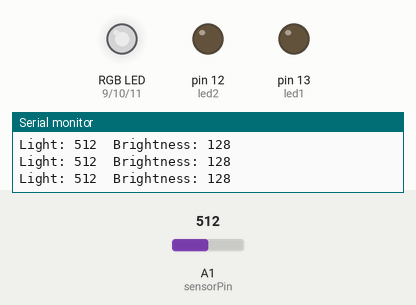
Simulated run of this sketch. Board: Arduino Uno, built with avr-gcc and run on an emulated ATmega328P. Parts: an RGB LED mixed from three pins (HIGH = lit), output pins drawn as LEDs (lit = HIGH), the last lines printed to the serial monitor. Dashed ring = blinking. Inputs (shaded band) come from the test bench; at power-on: A1 (sensorPin) = 512. Dim RGB values are drawn brighter than linear.

Above: at 1.2 s.
1.3 s: A1 (sensorPin) set to 414
At 1.9 s:
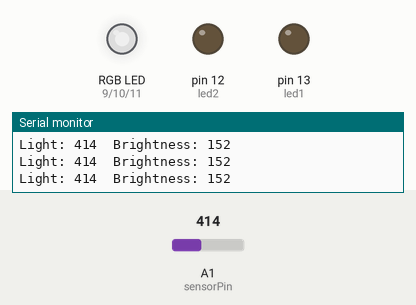
2.8 s: A1 (sensorPin) set to 383
At 2.97 s:
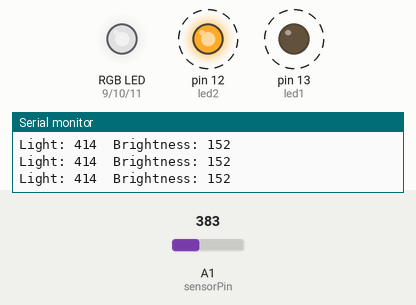
5.8 s: A1 (sensorPin) set to 122
At 5.98 s:
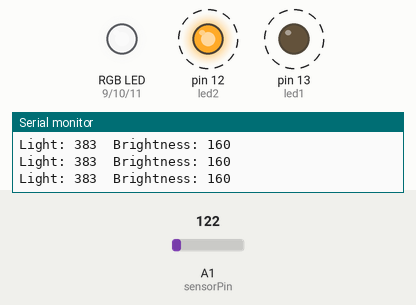
8.8 s: A1 (sensorPin) set to 900
At 10.0 s:
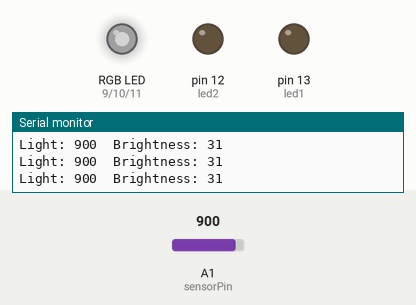
10.3 s: A1 (sensorPin) set to 1023
At 11.5 s:
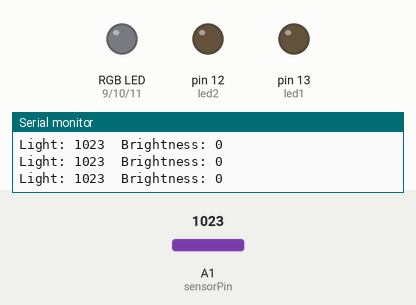
11.8 s: A1 (sensorPin) set to 511
At 13.0 s:
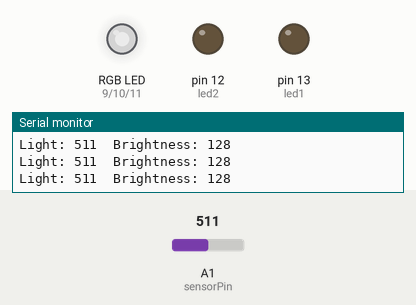
Timing chart, 0 to 14.8 s (numbered marks = the images above; inputs shaded):
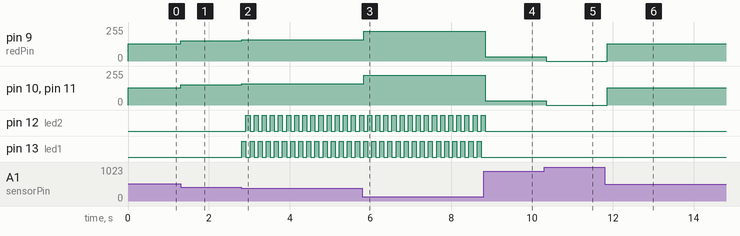

The sketch:

light-sensor.ino
```cpp
// 光敏電阻自動夜燈 - 多功能擴展板
// Light = A1, RGB LED = D9(R)/D10(G)/D11(B), LED1 = D13, LED2 = D12
//
// 效果：
//   環境亮 → 全部燈暗
//   環境暗 → RGB 亮起，越暗越亮
//   很暗時 → 警車燈也啟動當警報

int sensorPin = A1;
int redPin = 9;
int greenPin = 10;
int bluePin = 11;
int led1 = 13;
int led2 = 12;

int darkThreshold = 400;  // 低於這個值算很暗，啟動警報

void setup() {
  pinMode(redPin, OUTPUT);
  pinMode(greenPin, OUTPUT);
  pinMode(bluePin, OUTPUT);
  pinMode(led1, OUTPUT);
  pinMode(led2, OUTPUT);
  Serial.begin(9600);
}

void loop() {
  int lightValue = analogRead(sensorPin);

  // 光線值映射到亮度（越暗 → 越亮）
  int brightness = map(lightValue, 0, 1023, 255, 0);
  brightness = constrain(brightness, 0, 255);

  // RGB LED 隨暗度亮起（白光）
  analogWrite(redPin, brightness);
  analogWrite(greenPin, brightness);
  analogWrite(bluePin, brightness);

  // 很暗時啟動警車燈警報
  if (lightValue < darkThreshold) {
    digitalWrite(led1, HIGH);
    digitalWrite(led2, LOW);
    delay(100);
    digitalWrite(led1, LOW);
    digitalWrite(led2, HIGH);
    delay(100);
  } else {
    digitalWrite(led1, LOW);
    digitalWrite(led2, LOW);
    delay(100);
  }

  Serial.print("Light: ");
  Serial.print(lightValue);
  Serial.print("  Brightness: ");
  Serial.println(brightness);
}
```

Measured:
- the behaviour switches between 400 and 399 on A1 (sensorPin) (found by bisection; images 1 and 2)
- after the input at 1.3 s, pin 9 (redPin), pin 10 (greenPin), pin 11 (bluePin): 128/255 → 152/255 at once
- after the input at 2.8 s, pin 9 (redPin), pin 10 (greenPin), pin 11 (bluePin): 152/255 → 160/255 at once; pin 12 (led2): alternates HIGH for 0.10 s and LOW for 0.10 s, starting after 0.12 s; pin 13 (led1): alternates HIGH for 0.10 s and LOW for 0.10 s, starting at once
- after the input at 5.8 s, pin 9 (redPin), pin 10 (greenPin), pin 11 (bluePin): 160/255 → 225/255 at once
- after the input at 8.8 s, pin 9 (redPin), pin 10 (greenPin), pin 11 (bluePin): 225/255 → 31/255 at once; pin 12 (led2): goes on until 8.8 s, then stays LOW; pin 13 (led1): stops changing and stays LOW
- after the input at 10.3 s, pin 9 (redPin), pin 10 (greenPin), pin 11 (bluePin): 31/255 → 0/255 after 0.05 s
- after the input at 11.8 s, pin 9 (redPin), pin 10 (greenPin), pin 11 (bluePin): 0/255 → 128/255 after 0.06 s
